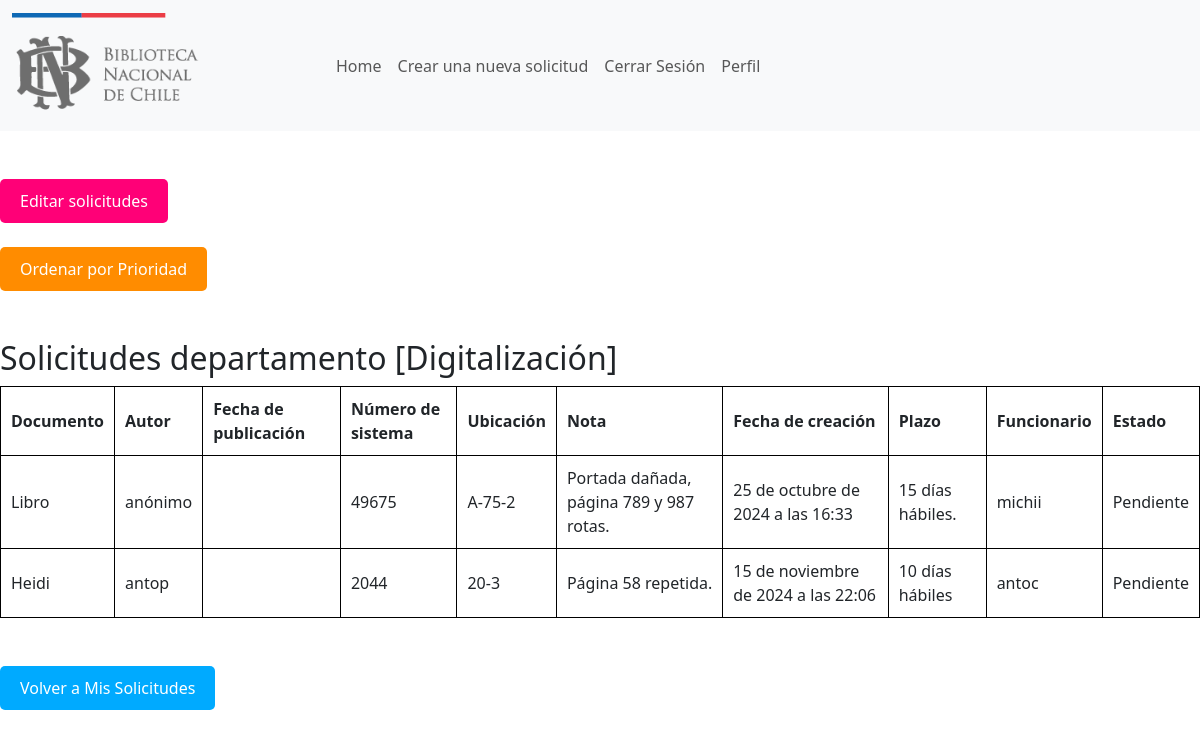
The page /solicitudes_dep/ (signed in) on the database its author committed.
### Cuentas/models.py (models this page shows, shortened)
class Solicitudes(models.Model):
    ESTADOS = [
        ('Pendiente','Pendiente'),
        ('En proceso','En proceso'),
        ('Completada','Completada'),
        ('Rechazada','Rechazada')
    ]
    DEPARTAMENTOS = [
        ("placeholder","Seleccionar"),
        ("Extensión Cultural","Extensión Cultural"),
        ("Servicio de atención a usuarios","Servicio de atención a usuarios"),
        ("Conservación","Conservación"),
        ("Digitalización","Digitalización"),
        ("Depósito Legal","Depósito Legal"),
        ("Adquisiciones Bibliográficas","Adquisiciones Bibliográficas"),
        ("Depósito Legal Electrónico","Depósito Legal Electrónico"),
        ("Mapoteca","Mapoteca"),
        ("Láminas y estampas","Láminas y estampas"),
        ("Fotográfico y audiovisual","Fotográfico y audiovisual"),
        ("Periódicos","Periódicos"),
        ("Hemeroteca","Hemeroteca"),
        ("Fondo General","Fondo General"),
        ("Sección Chilena","Sección Chilena")
        ]
    Prioridad=[
        ("Muy Importante","Muy Importante"),
        ("Importante","Importante"),
        ("Poco Importante","Poco Importante")
    ]
    documento = models.CharField(max_length=100)
    autor = models.CharField(max_length=60,blank=True)
    fecha_publicación = models.CharField(max_length=20,blank=True)
    número_de_sistema = models.CharField(max_length=20,blank=True)
    ubicación = models.CharField(max_length=20,blank=True)
    departamento = models.CharField(max_length=60, choices=DEPARTAMENTOS,default="placeholder")
    nota = models.TextField(blank=True)
    fecha = models.DateTimeField(auto_now_add=True)
    plazo = models.CharField(max_length=20, blank=True)
    funcionario = models.CharField(max_length=60)
    estado = models.CharField(max_length=20, choices=ESTADOS, default='pendiente')
    prioridad= models.CharField(max_length=120, choices=Prioridad, default="Importante")
    class Meta:
        ordering = ['-fecha']  # Ordena por fecha de manera ascendente
        ordering = ['departamento']

### Cuentas/views.py (the view)
# urls.py: path('solicitudes_dep/', views.soli_dep , name='solicitudes_dep'),
def soli_dep(request):
    if request.user.is_authenticated:
        usuario= request.user.id
        department= Personal.objects.values_list("sector").filter(name=usuario)
        department= department[0][0]
        entregar= Solicitudes.objects.filter(departamento=department).values()
        return render(request, 'solicitudes_dep.html', {"contexto":entregar,"Depa":department})

### Cuentas/templates/solicitudes_dep.html (shortened to what this page needs)
<!DOCTYPE html>
<html lang="es">
<head>
    {% load static %}
    <link href="https://cdn.jsdelivr.net/npm/bootstrap@5.3.3/dist/css/bootstrap.min.css" rel="stylesheet">
</head>
<body>
    <nav class="navbar navbar-expand-lg navbar-light bg-light">
        <div class="container-fluid">
            <a class="navbar-brand" href="{% url 'Home' %}">
                <img src="{% static 'CSS/images/Logos_portal_Biblioteca_Nacional.png' %}" alt="logo" width="300">
            </a>
            <div class="collapse navbar-collapse" id="navbarSupportedContent">
                <ul class="navbar-nav me-auto mb-2 mb-lg-0">
                    <li class="nav-item">
                        <a class="nav-link" href="{% url 'Home' %}">Home</a>
                    </li>
                    {% if user.is_authenticated %}
                        <li class="nav-item">
                            <a class="nav-link" href="/solicitudes">Crear una nueva solicitud</a>
                        </li>
                        <li class="nav-item">
                            <a class="nav-link" href="/cerrar_sesion">Cerrar Sesión</a>
                        </li>
                        <li class="nav-item">
                            <a class="nav-link" href="/perfil">Perfil</a>
                        </li>
                    {% endif %}
                </ul>
            </div>
        </div>
    </nav>
    <br>
    <br>
    <a href="{% url 'Edit' %}">
        <button style="background-color: #ff0077; color: white; border: none; padding: 10px 20px; border-radius: 5px; cursor: pointer;">
            Editar solicitudes
        </button>
    </a>
    <br>
    <br>
    <a href="{% url 'prioridades_usuario' %}">
        <button style="background-color: #ff8c00; color: white; border: none; padding: 10px 20px; border-radius: 5px; cursor: pointer;">
            Ordenar por Prioridad
        </button>
    </a>
    <br>
    <br>
    <br>
    <h2>Solicitudes departamento [{{Depa}}]</h2>
    <table>
        <thead>
            <tr>
                <th>Documento</th>
                <th>Autor</th>
                <th>Fecha de publicación</th>
                <th>Número de sistema</th>
                <th>Ubicación</th>
                <th>Nota</th>
                <th>Fecha de creación</th>
                <th>Plazo</th>
                <th>Funcionario</th>
                <th>Estado</th>
            </tr>
        </thead>
        <tbody>
            {% for x in contexto %}
                <tr>
                    <td>{{ x.documento }}</td>
                    <td>{{ x.autor }}</td>
                    <td>{{ x.fecha_publicación }}</td>
                    <td>{{ x.número_de_sistema }}</td>
                    <td>{{ x.ubicación }}</td>
                    <td>{{ x.nota }}</td>
                    <td>{{ x.fecha }}</td>
                    <td>{{ x.plazo }}</td>
                    <td>{{ x.funcionario }}</td>
                    <td>{{ x.estado }}</a></td>
                </tr>
            {% empty %}
                <tr>
                    <td colspan="7">No hay solicitudes.</td>
                </tr>
            {% endfor %}
        </tbody>
    </table>
    <br>
    <br>
    <a href="/mis_solicitudes">
        <button style="background-color: #00aaff; color: white; border: none; padding: 10px 20px; border-radius: 5px; cursor: pointer;">
            Volver a Mis Solicitudes
        </button>
    </a>
    <br>
    <br>
</body>
</html>

### Cuentas/templates/solicitudes_dep.html (style rules this page uses)
table { width: 100%; border-collapse: collapse; }
table, th, td { border: 1px solid black; }
th, td { padding: 10px; text-align: left; }

### rows shown on the page
Solicitudes: documento "Libro", autor "anónimo", número_de_sistema "49675", ubicación "A-75-2", nota "Portada dañada, página 789 y 987 rotas.", fecha "25 de octubre de 2024 a las 16:33", plazo "15 días hábiles.", funcionario "michii", estado "Pendiente"
Solicitudes: documento "Heidi", autor "antop", número_de_sistema "2044", ubicación "20-3", nota "Página 58 repetida.", fecha "15 de noviembre de 2024 a las 22:06", plazo "10 días hábiles", funcionario "antoc", estado "Pendiente"

### other values the page prints
{{ Depa }} "Digitalización"
